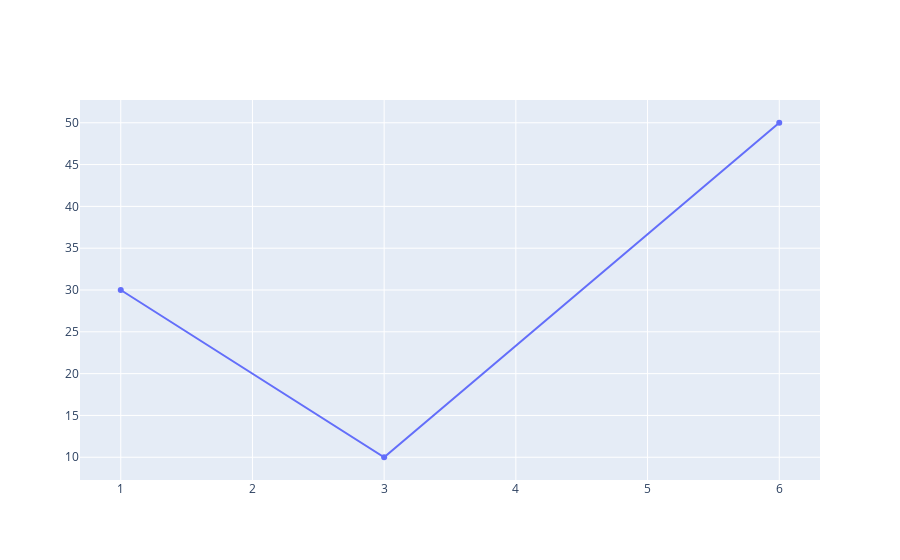

The code cell stored with this chart in its notebook:
### Code cell
offline.iplot([data_dict])

### Figure 1 — Plotly figure (JSON) as saved in the notebook; plotly's stock layout.template omitted (floating-point values rounded to 4 significant figures)
{"data": [{"type": "scatter", "x": [1, 3, 6], "y": [30, 10, 50]}], "layout": {}}
